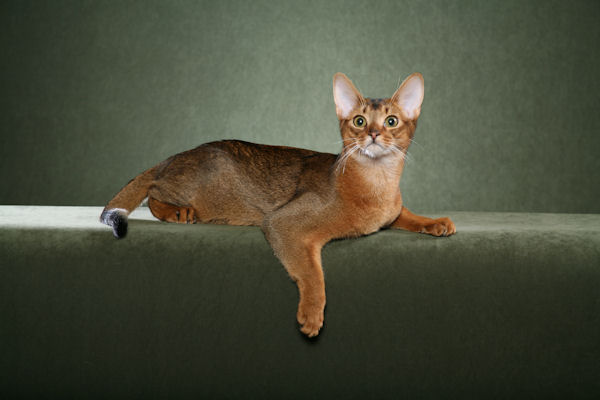
#> input picture data/cats/Abyssinian_1.jpg, 600 x 400 px; its folder holds only this picture in this run
$ jupyter execute --allow-errors hopfield.ipynb
#> lines starting #> are read from the running program, lines starting #| are printed output that depends on the picture; after the words box and inside, x2 and y2 are one past the last pixel; in counts of white or black regions, pixels touching at a corner belong together
[cell 1]
import numpy as np
import pandas as pd
import os
import matplotlib.pyplot as plt

[cell 2]
script_dir = os.path.dirname(os.path.abspath(__file__)) if "__file__" in locals() else os.getcwd()
seed = 0

[cell 3]
class Hopfield:
    def __init__(self, size):
        self.size = size
        self.weights = np.zeros((size, size))

    def train_hebb(self, patterns, lr=1.0):
        self.weights = np.zeros((self.size, self.size))

        for pattern in patterns:
            self.weights += lr * np.outer(pattern, pattern)

        np.fill_diagonal(self.weights, 0)
        self.weights /= len(patterns)


    def train_oja(self, patterns, lr=0.001, epochs=100):
        self.weights = np.random.uniform(-1, 1, (self.size, self.size)) / np.sqrt(self.size)
        np.fill_diagonal(self.weights, 0)

        for _ in range(epochs):
            for pattern in patterns:
                y = np.dot(self.weights, pattern)
                self.weights += lr * y * (pattern - y * self.weights)
                np.fill_diagonal(self.weights, 0)


    def energy(self, state):
        return -0.5 * np.dot(np.dot(state, self.weights), state)

    def update(self, state, num_iterations=100, update_type="sync"):
        state = state.copy()

        for _ in range(num_iterations):
            if update_type == "async":
                for i in np.random.permutation(self.size):
                    activation = np.dot(self.weights[i], state)
                    state[i] = 1 if activation >= 0 else -1
            else:
                activation = np.dot(self.weights, state)
                state = np.where(activation >= 0, 1, -1)

        return state

[cell 4]
def shuffle_pattern(pattern, prob):
    noise = np.random.rand(pattern.size) < prob
    noisy_pattern = np.where(noise, -1 * pattern, pattern)

    return noisy_pattern

[cell 5]
def show_pattern(pattern, size):
    pattern = pattern.copy()
    pattern.shape = size
    plt.imshow(pattern, cmap="gray")
    plt.show()

[cell 6]
def pattern_diff(pattern1, pattern2):
    return np.sum(pattern1 != pattern2)

[cell 7]
folder_path = 'data'
files = [os.path.join(folder_path, f) for f in os.listdir(folder_path) if os.path.isfile(os.path.join(folder_path, f))]

#> (a cell that did not finish here is left out)

#> (a cell that did not finish here is left out)

#> (a cell that did not finish here is left out)

#> (a cell that did not finish here is left out)

#> (a cell that did not finish here is left out)

[cell 13]
import re

def extract_dataset_size(input_string):
    match = re.search(r'(\w+)-(\d+x\d+)', input_string)
    if match:
        dataset_size = match.group(2).split('x')
        return int(dataset_size[0]), int(dataset_size[1])
    return None, None

[cell 14]
data = []
for file in files:
    name = os.path.basename(file)
    data.append({
        'df': pd.read_csv(file, header=None).values,
        'name': name,
        'size': extract_dataset_size(name)
    })

[cell 15]
shuffle_chance = 0.1
for dataset in data:
    print(dataset['name'], dataset['size'])
    size = dataset['size'][0] * dataset['size'][1]
    hebb_net = Hopfield(size)
    hebb_net.train_hebb(dataset['df'])
    oja_net = Hopfield(size)
    oja_net.train_oja(dataset['df'])

    hebb_total_diff = 0
    hebb_correct = 0
    oja_total_diff = 0
    oja_correct = 0
    for pattern in dataset['df']:
        noisy_pattern = shuffle_pattern(pattern, shuffle_chance)
        recalled_pattern = hebb_net.update(noisy_pattern, num_iterations=100)
        diff = pattern_diff(recalled_pattern, pattern)
        if diff == 0:
            hebb_correct += 1
        hebb_total_diff += diff

        recalled_pattern = oja_net.update(noisy_pattern, num_iterations=1000)
        diff = pattern_diff(recalled_pattern, pattern)
        if diff == 0:
            oja_correct += 1
        oja_total_diff += diff
    print('Average diff (Hebb):', f"{hebb_total_diff / len(dataset['df']) / size:.3f}")
    print('Correct (Hebb):', f"{hebb_correct / len(dataset['df']):.3f}")
    print('Average diff (Oja):', f"{oja_total_diff / len(dataset['df']) / size:.3f}")
    print('Correct (Oja):', f"{oja_correct / len(dataset['df']):.3f}")
    print('\n')

# Cat dataset (large)

[cell 16]
from PIL import Image
import numpy as np
import os

def convert_images_to_bitmaps(directory_path, target_size):
    result = []

    for file_name in os.listdir(directory_path):
        if file_name.endswith(".jpg"):
            image_path = os.path.join(directory_path, file_name)

            img = Image.open(image_path)
            img_resized = img.resize(target_size)

            img_gray = img_resized.convert("L")

            img_array = np.array(img_gray)

            img_bitmap = np.where(img_array > 100, 1, -1)
            img_bitmap = img_bitmap.flatten()

            result.append(img_bitmap)

    return result

[cell 17]
directory_path = "data/cats"
target_size = (300, 300)  # Set your desired size here

bitmaps = convert_images_to_bitmaps(directory_path, target_size)
#> in convert_images_to_bitmaps, img is the input picture: PIL image 600x400 RGB; mean R, G, B 74.2, 76, 58.5
#> in convert_images_to_bitmaps, `img_resized = img.resize(target_size)`:
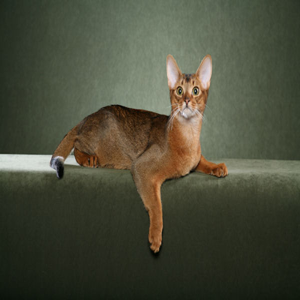
#> img_resized: PIL image 300x300 RGB; mean R, G, B 74.2, 76, 58.5
#> in convert_images_to_bitmaps, `img_gray = img_resized.convert("L")`:
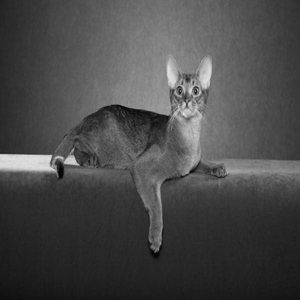
#> img_gray: PIL image 300x300 L; min 1, max 237, mean 73.5
#> in convert_images_to_bitmaps, `img_bitmap = np.where(img_array > 100, 1, -1)`:
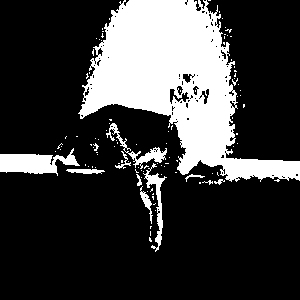
#> img_bitmap: shape (300, 300) int64; values -1 (black) and 1 (white), 23.3% white; 104 white regions (92 under 20 px), largest, box (x1, y1, x2, y2) and area: (78, 0, 300, 182) 17980, (0, 148, 80, 176) 1190, (106, 123, 167, 169) 500
#> bitmaps = 1 item

[cell 18]
bitmaps[0].shape
#> Out = (90000,)

#> (a cell that did not finish here is left out)

[cell 20]
# [16 lines of commented-out code are left out]

[cell 21]
pattern1 = np.array([1, -1, 1, -1])
pattern2 = -pattern1
initial_state = np.array([1, -1, -1, 1])

net = Hopfield(4)
net.train_hebb([pattern1, pattern2])
show_pattern(net.update(initial_state, num_iterations=1), (2, 2))
#> in show_pattern, `plt.show()`:
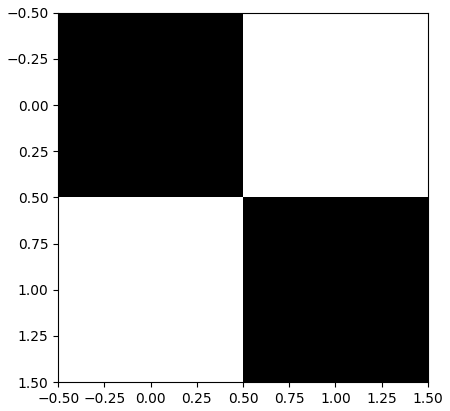
#> figure drawn by matplotlib, 1 panel
show_pattern(net.update(initial_state, num_iterations=2), (2, 2))
#> call 2 of show_pattern, with pattern = array of shape (4,), size = (2, 2)
#> in show_pattern (call 2), `plt.show()`:
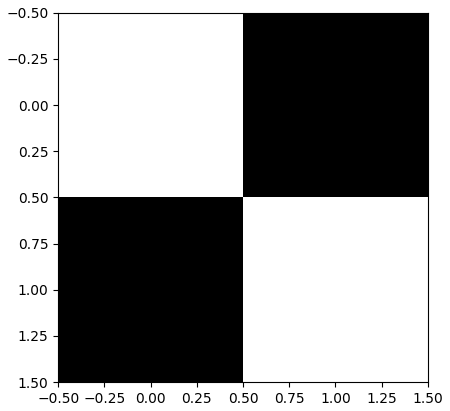
#> figure drawn by matplotlib, 1 panel
show_pattern(net.update(initial_state, num_iterations=3), (2, 2))
show_pattern(net.update(initial_state, num_iterations=4), (2, 2))

# As many patterns as possible

[cell 22]
from scipy.linalg import hadamard
pattern_len = 25
max_patterns = 3

[cell 23]
H = hadamard(32) # has to be power of 2
H = H[:max_patterns, :pattern_len]
H.shape

[cell 24]
shuffle_chance = 0.1
net = Hopfield(25)
net.train_hebb(H)

total_diff = 0
correct = 0
for i in range(100):
    for pattern in H:
        noisy_pattern = shuffle_pattern(pattern, shuffle_chance)
        recalled_pattern = net.update(noisy_pattern, num_iterations=100)
        diff = pattern_diff(recalled_pattern, pattern)
        if diff == 0:
            correct += 1
        total_diff += diff
print(f'Percentage of correctly recalled patterns shuffle change = {shuffle_chance}: ', correct / len(H) / 100)

# Similar vs diverse patterns

[cell 25]
def generate_similar_patterns(size, num_patterns, noise_level=0.1, seed=None):
    if seed is not None:
        np.random.seed(seed)
    base_pattern = np.random.choice([-1, 1], size=size)
    patterns = []
    for _ in range(num_patterns):
        noisy_pattern = base_pattern.copy()
        num_noisy = int(size * noise_level)
        noisy_indices = np.random.choice(size, num_noisy, replace=False)
        noisy_pattern[noisy_indices] *= -1
        patterns.append(noisy_pattern)
    return np.array(patterns)

def generate_diverse_patterns(size, num_patterns, seed=None):
    if seed is not None:
        np.random.seed(seed)
    return np.random.choice([-1, 1], size=(num_patterns, size))

def test_sim_vs_div(size, num_patterns, noise_level=0.1, seed=None):
    similar_patterns = generate_similar_patterns(size, num_patterns, noise_level, seed)
    diverse_patterns = generate_diverse_patterns(size, num_patterns, seed)

    def evaluate(network, patterns, method_name):
        correct_count = 0
        for pattern in patterns:
            noisy_pattern = pattern.copy()
            num_noisy = int(size * 0.2)
            noisy_indices = np.random.choice(size, num_noisy, replace=False)
            noisy_pattern[noisy_indices] *= -1
            recalled_pattern = network.update(noisy_pattern)
            if np.array_equal(recalled_pattern, pattern):
                correct_count += 1
        accuracy = correct_count / len(patterns)
        print(f"{method_name} accuracy: {accuracy:.2f}")
        return accuracy

    # Train and test for similar patterns
    hebb_net_similar = Hopfield(size)
    oja_net_similar = Hopfield(size)

    hebb_net_similar.train_hebb(similar_patterns)
    oja_net_similar.train_oja(similar_patterns)

    print("Similar Patterns:")
    evaluate(hebb_net_similar, similar_patterns, "Hebb")
    evaluate(oja_net_similar, similar_patterns, "Oja")

    # Train and test for diverse patterns
    hebb_net_diverse = Hopfield(size)
    oja_net_diverse = Hopfield(size)

    hebb_net_diverse.train_hebb(diverse_patterns)
    oja_net_diverse.train_oja(diverse_patterns)

    print("Diverse Patterns:")
    evaluate(hebb_net_diverse, diverse_patterns, "Hebb")
    evaluate(oja_net_diverse, diverse_patterns, "Oja")

# Example test with seed
test_sim_vs_div(size=100, num_patterns=10, noise_level=0.2, seed=42)

$ run again, on data/cats/Abyssinian_5.jpg
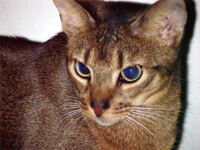
#> input picture data/cats/Abyssinian_5.jpg, 200 x 150 px
#> in convert_images_to_bitmaps, img is the input picture: PIL image 200x150 RGBA; mean R, G, B, A 126.1, 100.9, 87.3, 255
#> in convert_images_to_bitmaps, `img_gray = img_resized.convert("L")`:
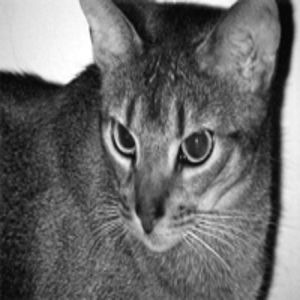
#> img_gray: PIL image 300x300 L; min 6, max 255, mean 106.9
#> in convert_images_to_bitmaps, `img_bitmap = np.where(img_array > 100, 1, -1)`:
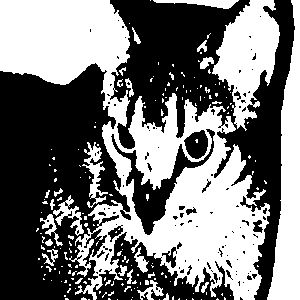
#> img_bitmap: shape (300, 300) int64; values -1 (black) and 1 (white), 47% white; 185 white regions (158 under 20 px), largest, box (x1, y1, x2, y2) and area: (0, 0, 270, 300) 28703, (267, 0, 300, 300) 5290, (212, 0, 280, 131) 4719
#> bitmaps = 1 item

$ run again, on data/cats/Abyssinian_6.jpg
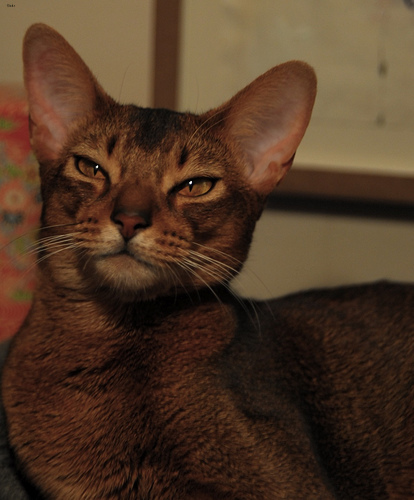
#> input picture data/cats/Abyssinian_6.jpg, 414 x 500 px
#> in convert_images_to_bitmaps, img is the input picture: PIL image 414x500 RGB; mean R, G, B 79.2, 55.7, 37.3
#> in convert_images_to_bitmaps, `img_gray = img_resized.convert("L")`:
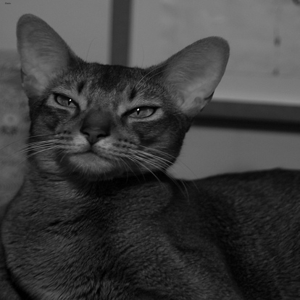
#> img_gray: PIL image 300x300 L; min 0, max 244, mean 60.6
#> in convert_images_to_bitmaps, `img_bitmap = np.where(img_array > 100, 1, -1)`:
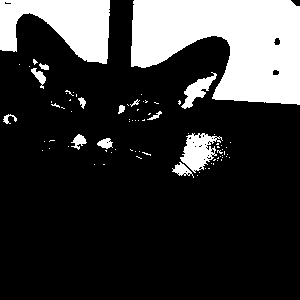
#> img_bitmap: shape (300, 300) int64; values -1 (black) and 1 (white), 21.5% white; 81 white regions (67 under 20 px), largest, box (x1, y1, x2, y2) and area: (131, 0, 300, 105) 12495, (0, 0, 110, 64) 4443, (180, 133, 223, 173) 911
#> bitmaps = 1 item

$ run again, on data/cats/Abyssinian_10.jpg
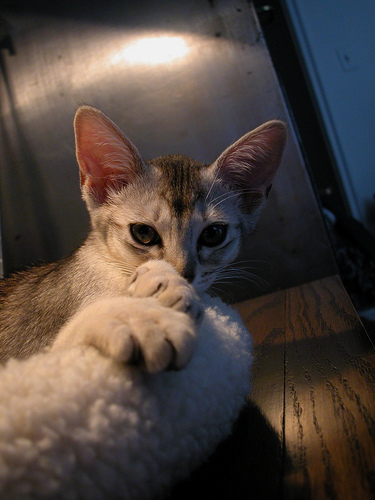
#> input picture data/cats/Abyssinian_10.jpg, 375 x 500 px
#> in convert_images_to_bitmaps, img is the input picture: PIL image 375x500 RGB; mean R, G, B 77.9, 67.4, 62
#> in convert_images_to_bitmaps, `img_gray = img_resized.convert("L")`:
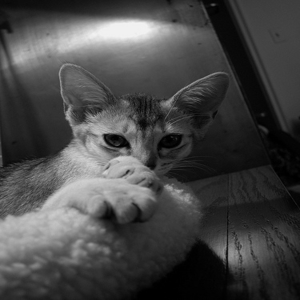
#> img_gray: PIL image 300x300 L; min 0, max 242, mean 69.9
#> in convert_images_to_bitmaps, `img_bitmap = np.where(img_array > 100, 1, -1)`:
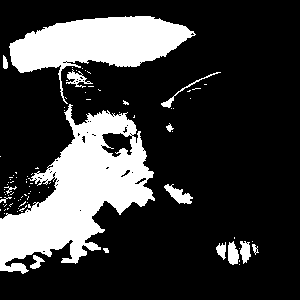
#> img_bitmap: shape (300, 300) int64; values -1 (black) and 1 (white), 23.1% white; 88 white regions (73 under 20 px), largest, box (x1, y1, x2, y2) and area: (0, 104, 155, 274) 11989, (9, 16, 196, 104) 7186, (164, 184, 193, 204) 271
#> bitmaps = 1 item
